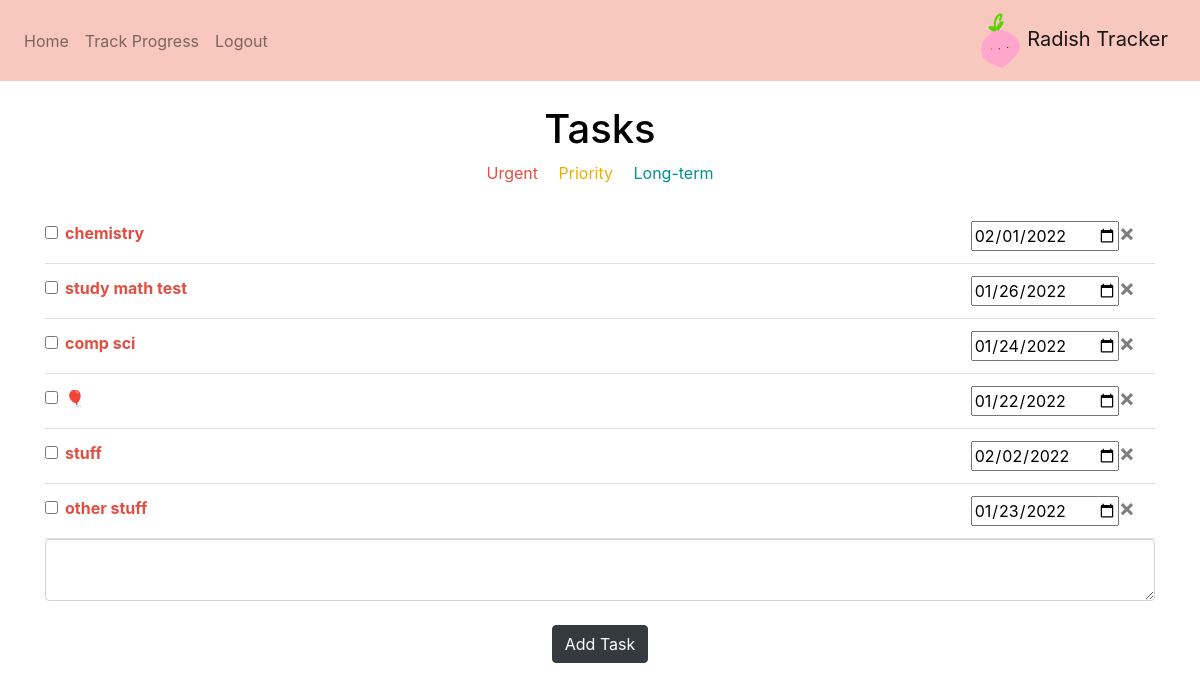
Page / (signed in) on the earlier database version.
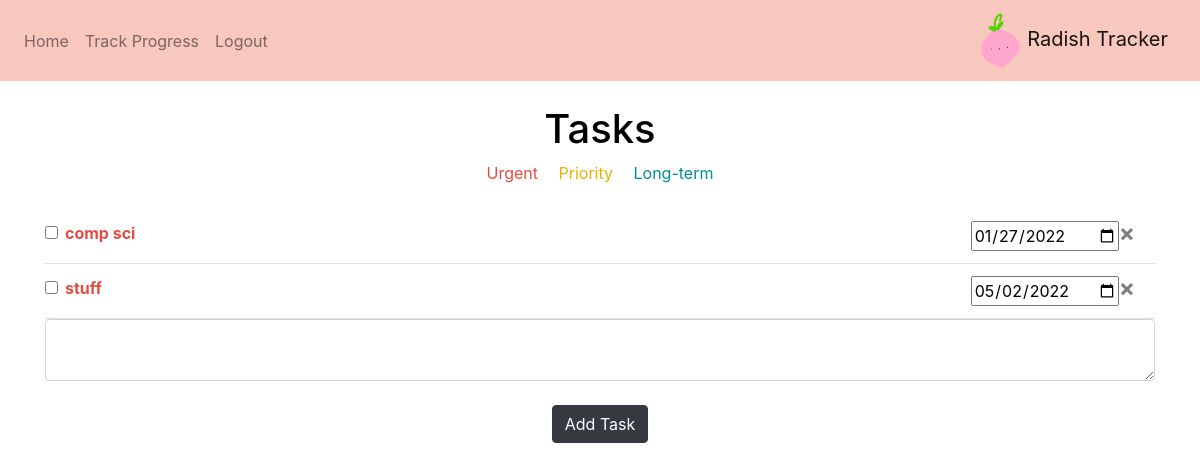
Same page on the later database version.
### website/models.py (models this page shows)
class Note(db.Model):
    id = db.Column(db.Integer, primary_key = True) #database will automatically set id for you
    data = db.Column(db.String(10000))
    date = db.Column(db.DateTime(timezone=True), default = func.now())
    user_id = db.Column(db.Integer, db.ForeignKey('user.id'))

### website/views.py (the view, shortened to what this page needs)
@views.route('/', methods = ['GET', 'POST'])
@login_required #only home page if logged in
def home():
    return render_template("home.html", user = current_user, today = datetime.now()) #in our template ,can check our current user

### website/templates/home.html
{% extends "base.html" %} {% block title %}Home{% endblock %} {% block content%}
    <br />
    <h1 align="center" style = "color:black">Tasks</h1>
    <div align = "center"
      <span style = "color: #e24e42">Urgent&emsp;</span>
      <span style = "color: #e9b000">Priority&emsp;</span>
      <span style = "color: #008f95">Long-term</span>
    </div>
    <br/>
    <ul class="list-group list-group-flush" id="notes">
      {% for note in user.notes %}
      <li class="list-group-item">
        {% if (note.date-today).days <= 2 %}
          <span style = "color: #e24e42">
            <input class="form-check-input" type="checkbox" value="" onClick = "strikethrough(this)">
            <strong>{{ note.data }}</strong>
          </span>
        {% elif (note.date-today).days <= 7 %}
          <span style = "color: #e9b000">
            <input class="form-check-input" type="checkbox" value="" onClick = "strikethrough(this)">
            {{ note.data }}
          </span>
        {% else %}
          <span style = "color: #008f95">
            <input class="form-check-input" type="checkbox" value="" onClick = "strikethrough(this)">
            {{ note.data }}
          </span>
        {% endif %}
        <span class="float-right">
          <input method = "POST"
            type="date"
            id = "deadline"
            name = "deadline"
            value="{{note.date.strftime('%Y-%m-%d')}}"
            onchange="dateChanged(this, {{ note.id }})"
            min="{{ today.strftime('%Y-%m-%d') }}"
          />
          <button type="button" class = "close" onClick="deleteNote({{ note.id }})">
            <span aria-hidden="true">&times;</span>
          </button>
        </span>
      </li>
      {% endfor %}
    </ul>
    <form method="POST">
      <textarea
        name="note"
        id="note"
        class="form-control">
      </textarea>
      <br />
      <div align="center">
        <button type="submit" class="btn btn-dark">Add Task</button>
      </div>
    </form>
  {% endblock %}

### website/templates/base.html (shortened to what this page needs)
<!DOCTYPE html>
<html>
    <head>
        <link
            rel="stylesheet"
            href="https://stackpath.bootstrapcdn.com/bootstrap/4.4.1/css/bootstrap.min.css"
        />
        <link
            rel="stylesheet"
            href="https://stackpath.bootstrapcdn.com/font-awesome/4.7.0/css/font-awesome.min.css"
        />
    </head>
    <body>
        <nav class = "navbar navbar-expand-lg navbar-light" style = "background-color: #F8C8BE;">
            <div class = "collapse navbar-collapse" id = "navbar">
                <div class = "navbar-nav">
                    {% if user.is_authenticated %}
                    <a class="nav-item nav-link" id = "home" href = "/">Home</a>
                    <a class="nav-item nav-link" id = "trackProgress" href = "/track">Track Progress</a>
                    <a class="nav-item nav-link" id = "logout" href = "/logout">Logout</a>
                    {% else %}
                    <a class="nav-item nav-link" id = "login" href = "/login">Login</a>
                    <a class="nav-item nav-link" id = "signUp" href = "/sign-up">Sign Up</a>
                    {%endif%}
                </div>
            </div>
            <a class = "navbar-brand" href = "#">
                <img src = "./static/OfficialRadishLogo.PNG" width = "44" height = "55" class = "d-inline-block alignt-top" alt = "">
                Radish Tracker
            </a>
        </nav>
        <div class = "container">
        {% block content %}
        {% endblock %}
        </div>
    </body>
</html>

Differences in the rows shown:
removed Note: data "chemistry", deadline "02/01/2022"
removed Note: data "study math test", deadline "01/26/2022"
removed Note: data "🎈", deadline "01/22/2022"
removed Note: data "other stuff", deadline "01/23/2022"
changed Note "comp sci": deadline "01/24/2022" → "01/27/2022"
changed Note "stuff": deadline "02/02/2022" → "05/02/2022"
